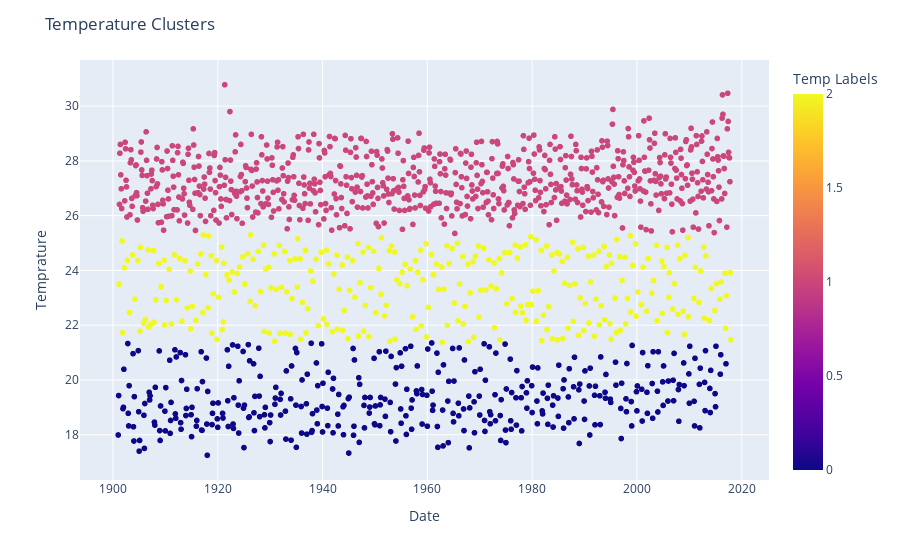

Source (notebook cell):
### Code cell
fig = px.scatter(data1, 'Date', 'Temprature', color='Temp Labels')
fig.update_layout(title = 'Temperature Clusters', xaxis_title="Date", yaxis_title="Temprature")

fig.show()

### Figure 1 — Plotly figure (JSON) as saved in the notebook; plotly's stock layout.template omitted (floating-point values rounded to 4 significant figures; data arrays with more than 128 entries replaced by an {"elided": "..."} marker saying what was removed)
{"data": [{"hovertemplate": "Date=%{x}<br>Temprature=%{y}<br>Temp Labels=%{marker.color}<extra></extra>", "legendgroup": "", "marker": {"color": {"elided": "1404 int values"}, "coloraxis": "coloraxis", "symbol": "circle"}, "mode": "markers", "name": "", "showlegend": false, "type": "scattergl", "x": {"elided": "1404 str values"}, "xaxis": "x", "y": {"elided": "1404 float values"}, "yaxis": "y"}], "layout": {"coloraxis": {"colorbar": {"title": {"text": "Temp Labels"}}, "colorscale": [[0, "#0d0887"], [0.1111, "#46039f"], [0.2222, "#7201a8"], [0.3333, "#9c179e"], [0.4444, "#bd3786"], [0.5556, "#d8576b"], [0.6667, "#ed7953"], [0.7778, "#fb9f3a"], [0.8889, "#fdca26"], [1, "#f0f921"]]}, "legend": {"tracegroupgap": 0}, "margin": {"t": 60}, "title": {"text": "Temperature Clusters"}, "xaxis": {"anchor": "y", "domain": [0, 1], "title": {"text": "Date"}}, "yaxis": {"anchor": "x", "domain": [0, 1], "title": {"text": "Temprature"}}}}
